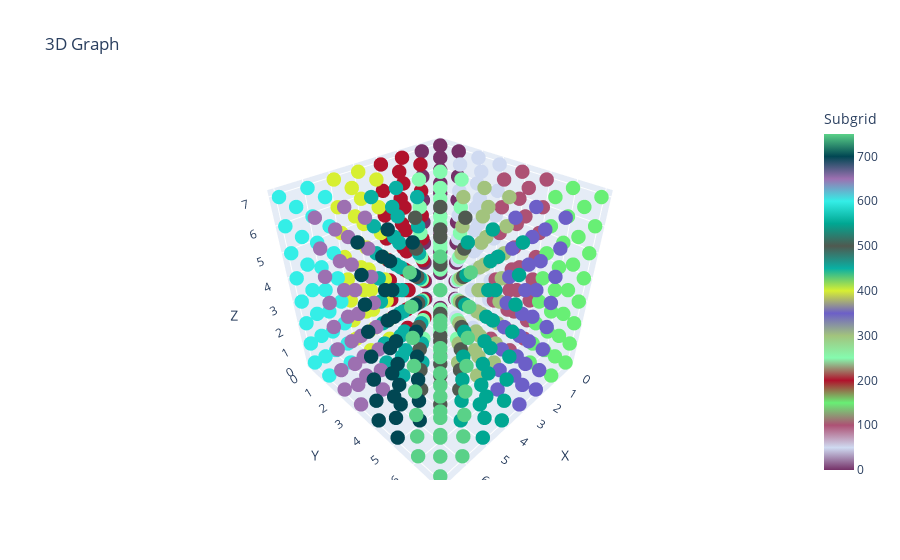

Notebook code cell kept with this figure:
### Code cell
import numpy as np

import plotly.graph_objects as go

# create color map for subgrids
colors = [i*50 for i in range(len(subgrid_to_nodes.keys()))]
# dict to store subgrid to color mapping
subgrid_to_color = {}
# iterate over subgrids and assign a color
for i, subgrid in enumerate(subgrid_to_nodes.keys()):
    subgrid_to_color[subgrid] = colors[i]
# Create a scatter3d trace with color based on subgrid

# choose a color palette with random colors

colorpalette = [[i, 'rgb({},{},{})'.format(np.random.randint(0, 255), np.random.randint(0, 255), np.random.randint(0, 255))] for i in np.linspace(0, 1, len(subgrid_to_nodes.keys()))]
trace = go.Scatter3d(
    x=[node[0] for node in G.nodes()],
    y=[node[1] for node in G.nodes()],
    z=[node[2] for node in G.nodes()],
    mode='markers',
    marker=dict(
        size=5,
        color=[subgrid_to_color[node_to_subgrid[node]] for node in G.nodes()],
        colorscale=colorpalette,
        colorbar=dict(title='Subgrid')
    )
)

# Create the layout
layout = go.Layout(
    title='3D Graph',
    scene=dict(
        xaxis=dict(title='X'),
        yaxis=dict(title='Y'),
        zaxis=dict(title='Z')
    )
)

# Create the figure
fig = go.Figure(data=[trace], layout=layout)

# Show the figure
fig.show()

### Figure 1 — Plotly figure (JSON) as saved in the notebook; plotly's stock layout.template omitted (floating-point values rounded to 4 significant figures; data arrays with more than 128 entries replaced by an {"elided": "..."} marker saying what was removed)
{"data": [{"marker": {"color": {"elided": "512 int values"}, "colorbar": {"title": {"text": "Subgrid"}}, "colorscale": [[0, "rgb(117,49,104)"], [0.06667, "rgb(207,218,241)"], [0.1333, "rgb(173,81,116)"], [0.2, "rgb(104,239,117)"], [0.2667, "rgb(177,18,44)"], [0.3333, "rgb(133,251,175)"], [0.4, "rgb(162,195,125)"], [0.4667, "rgb(108,95,200)"], [0.5333, "rgb(215,239,50)"], [0.6, "rgb(9,176,163)"], [0.6667, "rgb(80,89,80)"], [0.7333, "rgb(0,167,146)"], [0.8, "rgb(52,238,231)"], [0.8667, "rgb(157,112,177)"], [0.9333, "rgb(1,71,83)"], [1, "rgb(90,209,136)"]], "size": 5}, "mode": "markers", "type": "scatter3d", "x": {"elided": "512 int values"}, "y": {"elided": "512 int values"}, "z": {"elided": "512 int values"}}], "layout": {"scene": {"xaxis": {"title": {"text": "X"}}, "yaxis": {"title": {"text": "Y"}}, "zaxis": {"title": {"text": "Z"}}}, "title": {"text": "3D Graph"}}}
